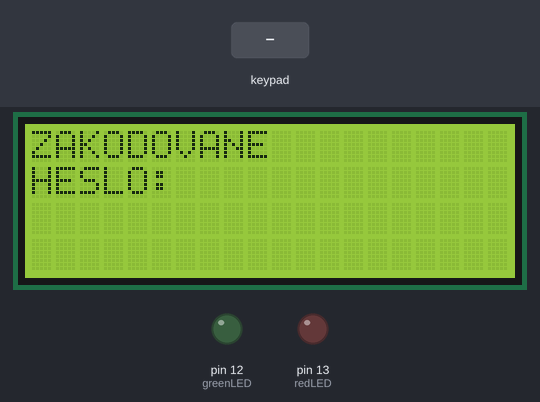
Bench run of a sketch on a simulated Arduino Uno, built with avr-gcc and run on an emulated ATmega328P. Shown: 20×4 character LCD, output pins drawn as LEDs (lit = HIGH). The inputs (shaded band) are chosen by the test bench.

Above: at 1.3 s.
1.4 s: keypad keys 1 2 3 4 pressed 0.4 s apart
At 2.44 s:
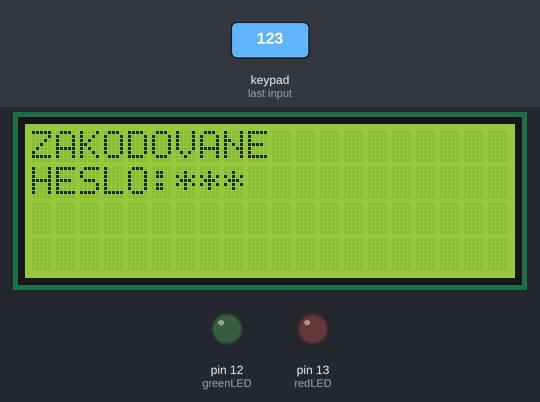
At 3.1 s:
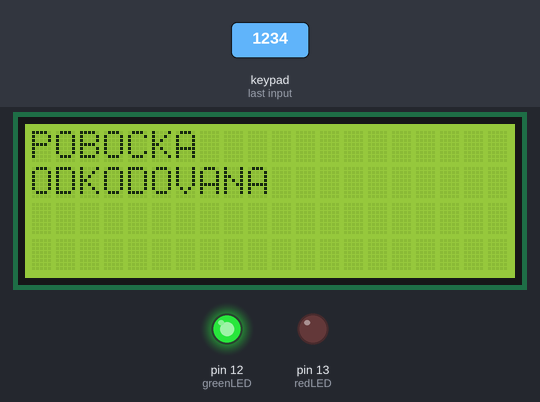
Timing chart, 0 to 14.2 s (numbered marks = the images above; inputs shaded):
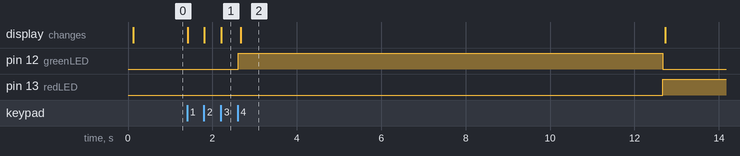

The sketch:

bezpecnostny_kod_0.0.1.ino
```cpp
#include <Wire.h>
#include <LiquidCrystal_I2C.h>
#include <Keypad.h>

//constants for LEDs
int greenLED = 12;
int redLED = 13;

//set our code
const char* ourCode = "1234";
int currentPosition = 0;

const byte rows = 4;
const byte cols = 3;

char keys[rows][cols] = {
  {'1', '2', '3'},
  {'4', '5', '6'},
  {'7', '8', '9'},
  {'*', '0', '#'}
};

byte rowPins[rows] = {9, 8, 7, 6};
byte colPins[cols] = {5, 4, 3};

Keypad keypad = Keypad(makeKeymap(keys), rowPins, colPins, rows, cols);

LiquidCrystal_I2C lcd(0x27,20,4);  // set the LCD address to 0x27 for a 16 chars and 2 line display

void setup()
{
  lcd.init();                      // initialize the lcd
  //lcd.init();

  // Print a message to the LCD.
  lcd.backlight();

  displayCodeEntryScreen();

  //setup and turn off both LEDs
  pinMode(redLED, OUTPUT);
  pinMode(greenLED, OUTPUT);
  digitalWrite(redLED, LOW);
  digitalWrite(greenLED, LOW);


}

void loop()
{
  int l;

  char key = keypad.getKey();

  if (int(key) != 0) {
    lcd.setCursor(6,1);
    lcd.print("    ");
    lcd.setCursor(6,1);

    for (l=0; l<=currentPosition; ++l)
    {
      lcd.print("*");
    }

    if (key == ourCode[currentPosition])
      {
        ++currentPosition;
        if (currentPosition == 4)
        {
          unlockDoor();
          currentPosition = 0;
        }
      } else {
        invalidCode();
        currentPosition = 0;
      }


  }
}

void invalidCode()
{

  clearScreen();
  lcd.setCursor(0,0);
  lcd.print("NESPRAVNE");
  lcd.setCursor(0,1);
  lcd.print("HESLO");


  delay(5000);

  displayCodeEntryScreen();
}

void unlockDoor()
{
    digitalWrite(redLED, LOW);
  digitalWrite(greenLED, HIGH);
  clearScreen();
  lcd.setCursor(0,0);
  lcd.print("POBOCKA");
  lcd.setCursor(0,1);
  lcd.print("ODKODOVANA");

  //add any code to unlock the door here
  delay(10000);
  digitalWrite(greenLED, LOW);
  displayCodeEntryScreen();
}

void displayCodeEntryScreen()
{
  digitalWrite(redLED, HIGH);
  clearScreen();
  lcd.setCursor(0,0);
  lcd.print("ZAKODOVANE");
  lcd.setCursor(0,1);
  lcd.print("HESLO:");
}

void clearScreen()
{
  lcd.setCursor(0,0);
  lcd.print("                    ");
  lcd.setCursor(0,1);
  lcd.print("                    ");
}
```

Measured:
- after the input at 1.4 s, pin 12 (greenLED): LOW → HIGH after 1.2 s, → LOW 10.1 s later; pin 13 (redLED): LOW → HIGH after 11.3 s; the display: first changes at once (image 1 shows a later state)
